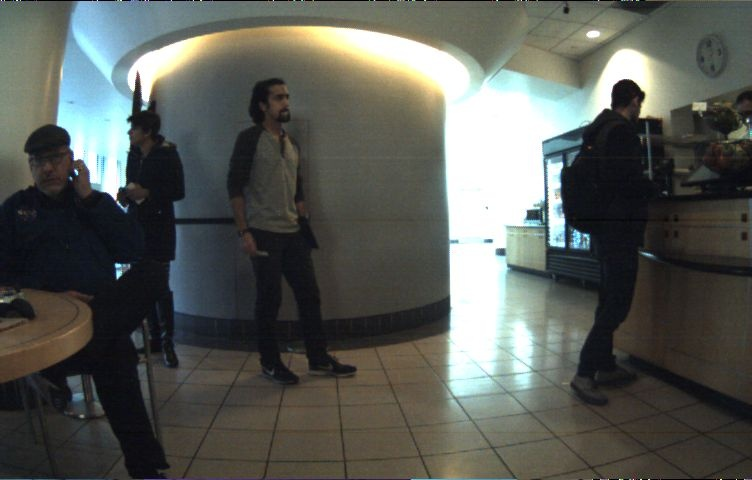
#> input picture predict_area/data/train_data/000003.jpg, 752 x 480 px
$ python viz2.py ../../data/train_data/000003.jpg ../../data/train_data/bytes-cafe-2019-02-07_0/000002.jpg ../../data/train_data/bytes-cafe-2019-02-07_0/000004.jpg
#> lines starting #> are read from the running program, lines starting #| are printed output that depends on the picture
import os
import json
import re
import cv2
import numpy as np
from typing import Dict, Tuple, Optional, Union
import glob

def load_data_map(path: str) -> Dict[int, np.ndarray]:
    """
    CSV/NPZ/JSONから確率分布を読み込み、{フレーム番号: 配列} の辞書にして返す。
    柔軟に対応するため、リスト形式・辞書形式の双方をサポート。
    """
    if not os.path.exists(path):
        print(f"Warning: File not found {path}")
        return {}

    ext = os.path.splitext(path)[1].lower()
    mapping = {}

    try:
        if ext == '.csv':
            # CSVは行=フレームとみなす
            # 一行目はヘッダを想定
            # 一番左はフレーム番号を想定
            data = np.loadtxt(path, delimiter=',', skiprows=1)
            if data.ndim == 1: data = data[np.newaxis, :]
            for row in data:
                # row[0] が frame 番号。ファイルによっては float なので int 化する。
                try:
                    frame_idx = int(row[0])
                except Exception:
                    continue
                mapping[frame_idx] = row[1:]

        elif ext == '.npy':
            data = np.load(path)
            if data.ndim == 1: data = data[np.newaxis, :]
            for i, row in enumerate(data):
                mapping[i] = row

        elif ext == '.npz':
            with np.load(path, allow_pickle=True) as f:
                # 代表的なキーを探す
                key = next((k for k in ['probs', 'data', 'arr_0'] if k in f), f.files[0])
                data = f[key]
                # 2D配列なら行=フレーム
                if hasattr(data, 'ndim') and data.ndim == 2:
                    for i, row in enumerate(data):
                        mapping[i] = row
                else:
                    # 辞書的な格納の可能性があればファイル名キー解析などを実装可能だがMVPでは省略
                    pass

        elif ext == '.json':
            with open(path, 'r', encoding='utf-8') as f:
                data = json.load(f)
            if isinstance(data, list):
                for i, row in enumerate(data):
                    mapping[i] = np.array(row)
            elif isinstance(data, dict):
                # "frame_123" 等のキーから数字を抽出
                for k, v in data.items():
                    nums = re.findall(r'\d+', k)
                    if nums:
                        mapping[int(nums[-1])] = np.array(v)

    except Exception as e:
        print(f"Error loading {path}: {e}")

    return mapping

def get_grid_dims(size: int) -> Tuple[int, int]:
    """配列長から正方形グリッドを推定。不一致なら1行とする。"""
    s = int(np.sqrt(size))
    if s * s == size:
        return s, s
    return 1, size

def draw_safe_rect(frame: np.ndarray, prob: np.ndarray, color: Tuple[int, int, int], label: str = ""):
    """確率最大の位置に矩形を描画"""
    h, w = frame.shape[:2]
    gh, gw = get_grid_dims(prob.size)
    # 安全対策: prob が空、または gw が 0 の場合は何もしないで返す
    arr = np.asarray(prob).flatten()
    if arr.size == 0 or gw == 0:
        return frame

    # 最大値のインデックス
    flat_idx = int(np.argmax(arr))
    # divmod の前に gw が正の整数であることを保証
    if gw <= 0:
        return frame
    r, c = divmod(flat_idx, gw)

    # 座標計算
    cell_h, cell_w = h / gh, w / gw
    x1, y1 = int(c * cell_w), int(r * cell_h)
    x2, y2 = int((c + 1) * cell_w), int((r + 1) * cell_h)

    cv2.rectangle(frame, (x1, y1), (x2, y2), color, 3)
    if label:
        cv2.putText(frame, f"{label}:{prob[flat_idx]:.2f}", (x1, max(y1-5, 20)),
                    cv2.FONT_HERSHEY_SIMPLEX, 0.6, color, 2)
    return frame

def create_viz_videos(video_path, model_path, answer_path):
    # 1. データ読み込み
#> called with video_path = '../../data/train_data/000003.jpg'
    print("Loading data...")
    model_map = load_data_map(model_path)
    answer_map = load_data_map(answer_path)

    # 2. 動画or画像準備
    use_video = True
    image_paths = []
    if os.path.isfile(video_path):
        cap = cv2.VideoCapture(video_path)
        if not cap.isOpened():
            raise IOError(f"Cannot open video: {video_path}")

        fps = cap.get(cv2.CAP_PROP_FPS) or 30.0
        w = int(cap.get(cv2.CAP_PROP_FRAME_WIDTH))
        h = int(cap.get(cv2.CAP_PROP_FRAME_HEIGHT))

        base = os.path.splitext(os.path.basename(video_path))[0]
    else:
        use_video = False

        image_paths = glob.glob(os.path.join(video_path, "*.jpg"))
        # 順序が昇順になるようにソート
        image_paths = sorted(image_paths, key=lambda p: int(os.path.splitext(os.path.basename(p))[0]))
        if len(image_paths) == 0:
            raise IOError(f"No .jpg files found in directory: {video_path}")

        first = cv2.imread(image_paths[0])
        if first is None:
            raise IOError(f"Failed to read image: {image_paths[0]}")

        fps = 15.0
        w = first.shape[1]
        h = first.shape[0]

        base = os.path.basename(video_path)

    out_model = f"{base}_model_overlay.mp4"
    out_answ = f"{base}_answer_overlay.mp4"
    out_side = f"{base}_side_by_side.mp4"

    # VideoWriter codec を試行して動作するものを選ぶ
    def _select_working_fourcc(sample_path, fps_val, size_val):
#> called with sample_path = '000003_model_overlay.mp4', fps_val = 30, size_val = (752, 480)
        codecs = ['mp4v', 'XVID', 'avc1', 'H264']
        for code in codecs:
            try:
                f = cv2.VideoWriter_fourcc(*code) #type: ignore
            except Exception:
                continue
            wtest = cv2.VideoWriter(sample_path, f, fps_val, size_val)
            if wtest.isOpened():
                wtest.release()
                return f
            try:
                wtest.release()
            except Exception:
                pass
        raise RuntimeError('No available VideoWriter codec')

    size_single = (w, h)
    fourcc = _select_working_fourcc(out_model, fps, size_single)
    writer_m = cv2.VideoWriter(out_model, fourcc, fps, (w, h))
    writer_a = cv2.VideoWriter(out_answ, fourcc, fps, (w, h))
    writer_s = cv2.VideoWriter(out_side, fourcc, fps, (w * 2, h))

    print(f"Processing frames... ({w}x{h} @ {fps}fps)")

    frame_idx = 0
    while True:
        if use_video:
            ret, frame = cap.read()
#> frame is the input picture: shape (480, 752, 3); mean B, G, R 86.3, 91.6, 88.6
            if not ret:
                break
        else:
            if frame_idx >= len(image_paths):
                break
            frame = cv2.imread(image_paths[frame_idx])
            if frame is None:
                frame_idx += 1
                continue

        frame_m = frame.copy()
        frame_a = frame.copy()

        # ロジック: 現在フレーム(idx)に対し、
        # モデル予測は `idx` の出力を使用
        # 正解データは「次どこに行くべきか」なので `idx + 1` のデータを使用

        # モデルデータ描画 (青)
        if frame_idx in model_map:
            frame_m = draw_safe_rect(frame_m, model_map[frame_idx], (255, 0, 0), "Pred")

        # 正解データ描画 (緑)
        target_idx = frame_idx + 1
        if target_idx in answer_map:
            frame_a = draw_safe_rect(frame_a, answer_map[target_idx], (0, 255, 0), "GT")

        # 書き出し
        writer_m.write(frame_m)
        writer_a.write(frame_a)

        side_img = np.hstack([frame_m, frame_a])
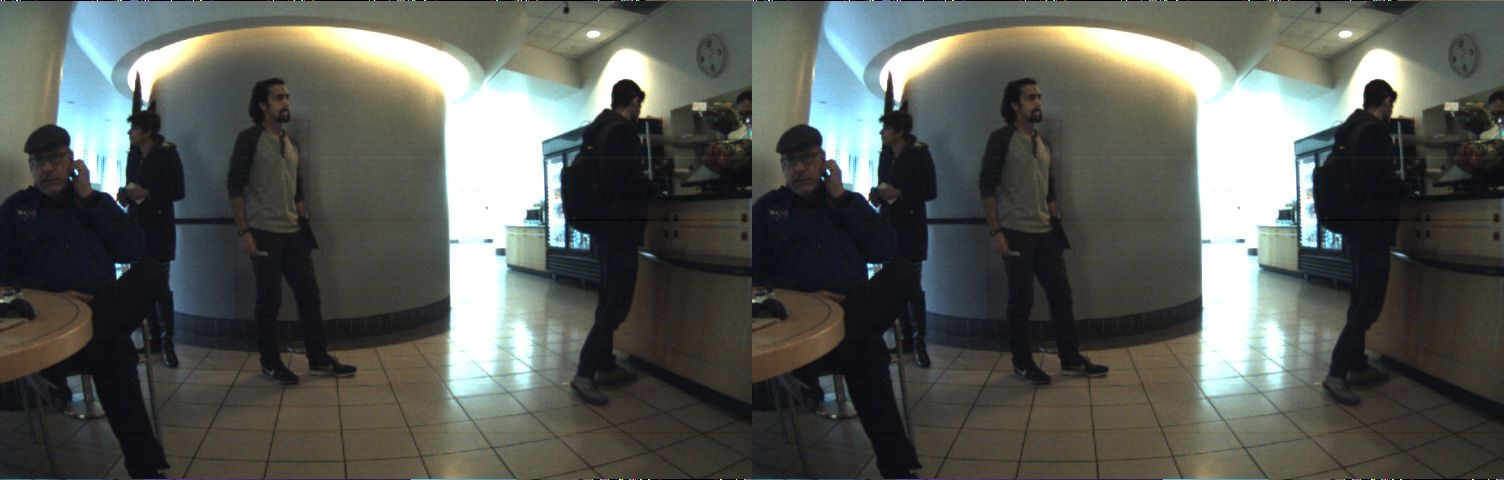
#> side_img: shape (480, 1504, 3); mean B, G, R 86.3, 91.6, 88.6
        writer_s.write(side_img)

        frame_idx += 1
        if frame_idx % 100 == 0:
            print(f"Processed {frame_idx} frames...")

    if use_video:
        cap.release()
    writer_m.release()
    writer_a.release()
    writer_s.release()
    print("Done. Outputs:")
    print(f" - {out_model}\n - {out_answ}\n - {out_side}")

if __name__ == "__main__":
    import sys
    if len(sys.argv) == 4:
        create_viz_videos(sys.argv[1], sys.argv[2], sys.argv[3])
    else:
        print("Usage: python viz_mvp.py <video.mp4> <model_probs.json/npz> <answer.csv/npz>")
